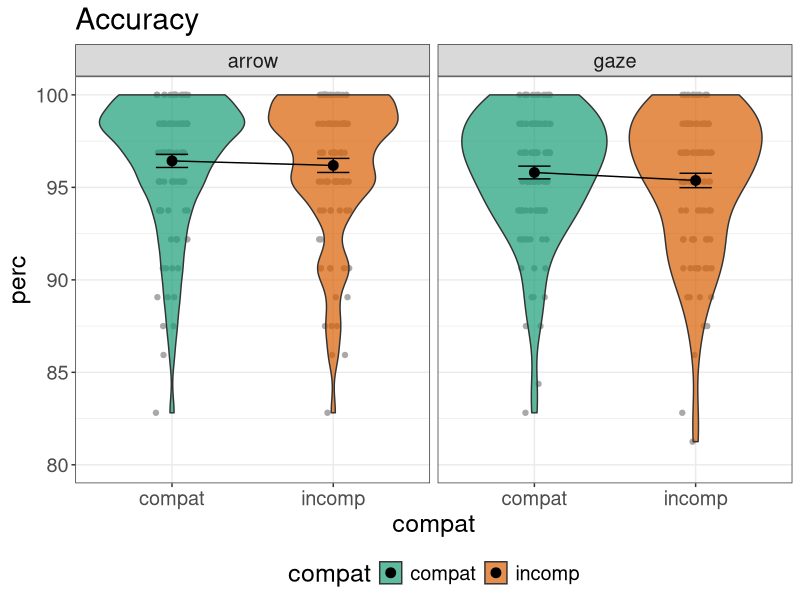
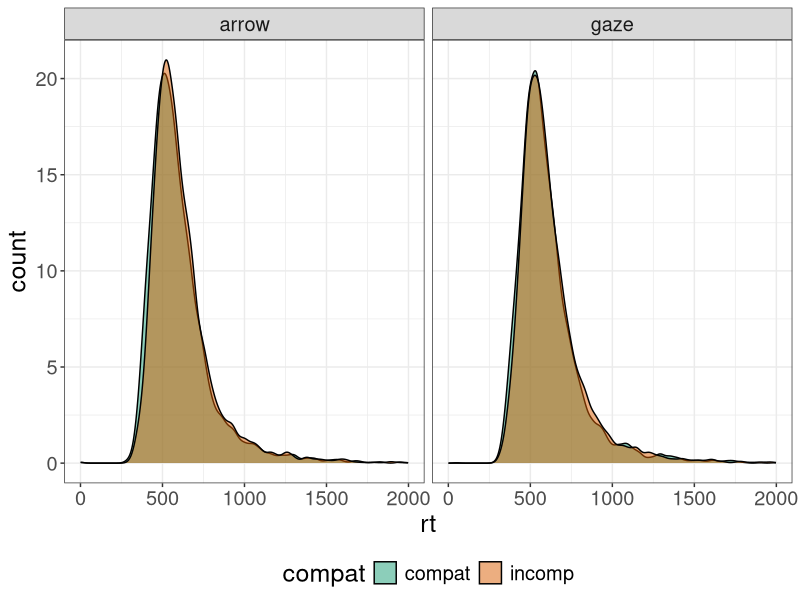
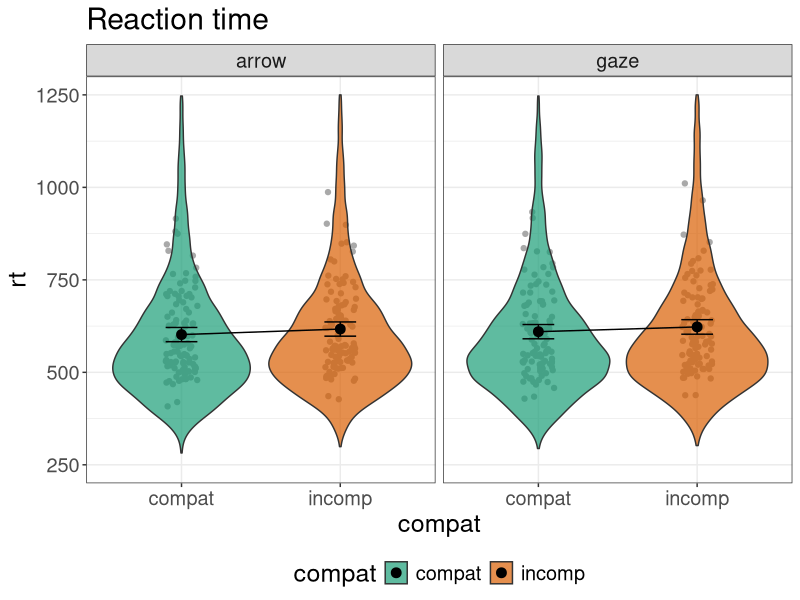
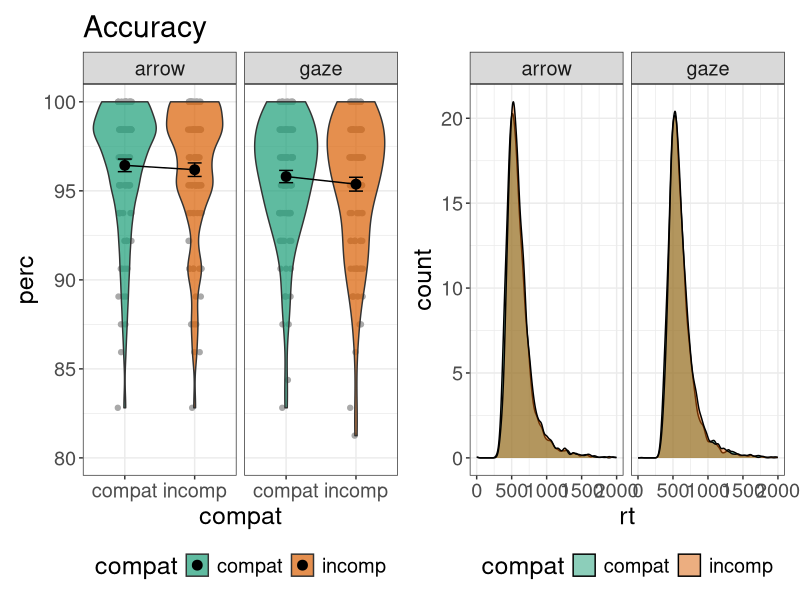
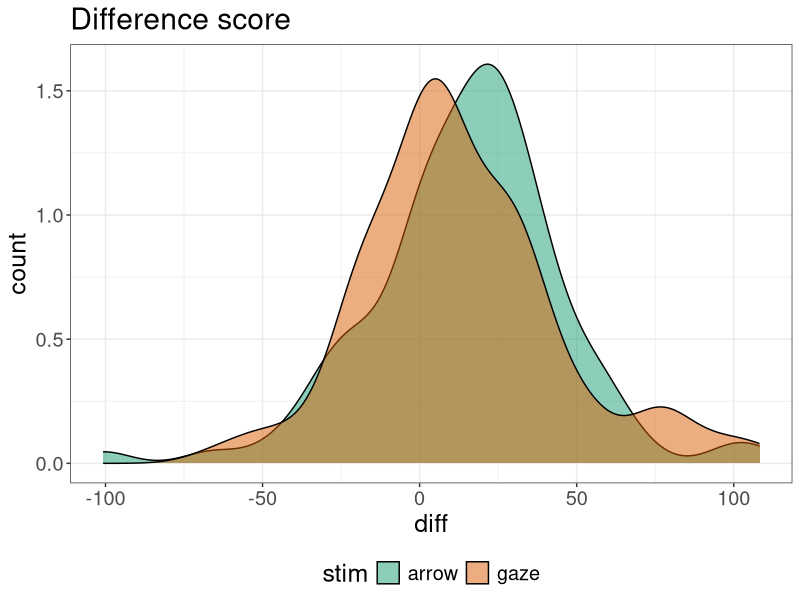
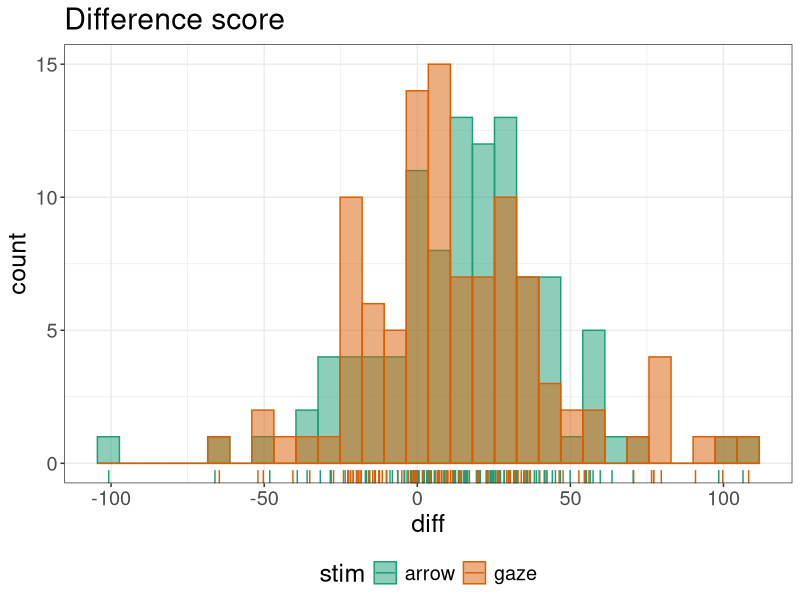
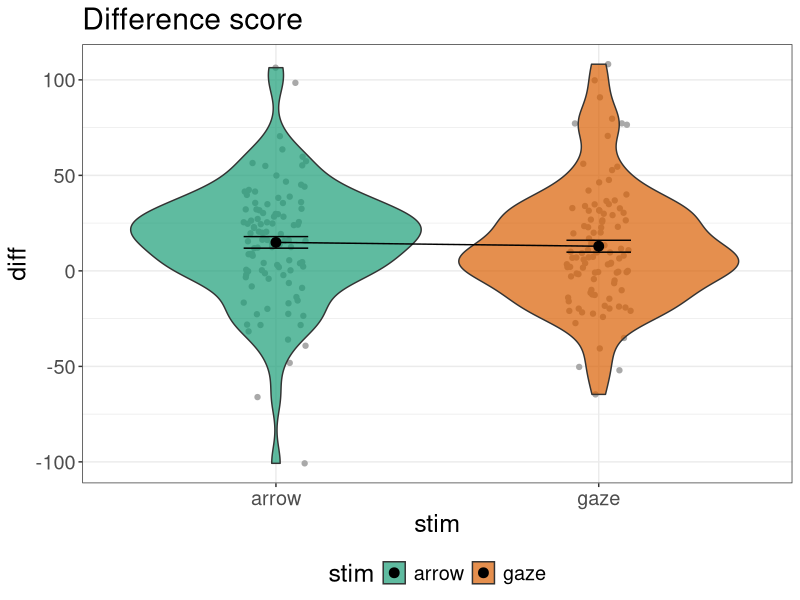
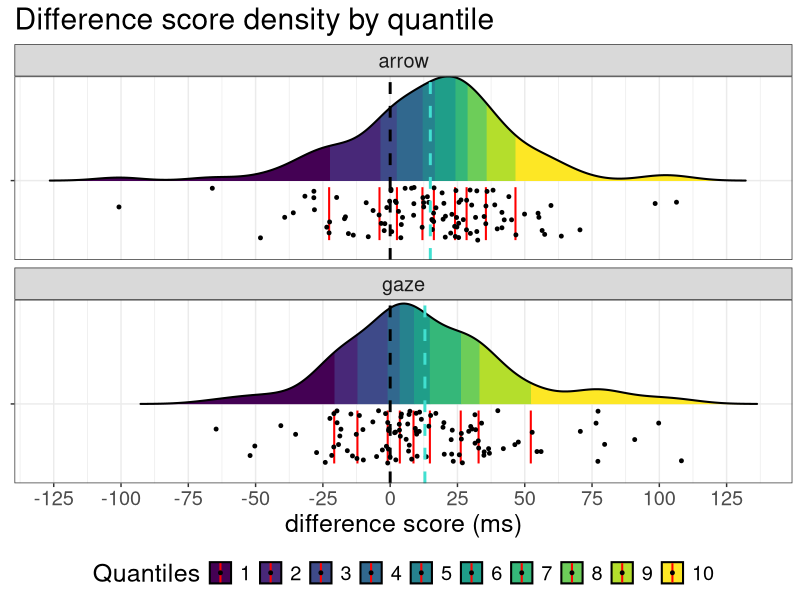

Here is the R script that generated these plots, in order:
## ---- chunk 1
knitr::opts_chunk$set(echo = TRUE)
## ---- chunk 2
pkg <- c("tidyverse", "RColorBrewer", "patchwork", "ggridges")

lapply(pkg, library, character.only = TRUE)
## ---- chunk 3
theme_set(
  theme_bw() +
    theme(text = element_text(size = 18), 
          title = element_text(size = 18),
          legend.position = "bottom")
)

## Set the amount of dodge in figures
pd <- position_dodge(0.7)
pd2 <- position_dodge(1)
## ---- chunk 4
raw <- read_csv("exp1/data/data.csv")
head(raw)
tail(raw)
glimpse(raw)
## ---- chunk 5
data <- raw %>%
  mutate(pid = (str_remove(pid, "[pP]")),
         pid = as.numeric(pid),
         pid = if_else(is.na(pid), 2, pid)) # this is a bit hacky
head(data)

check.pid <- data %>% 
  distinct(pid)
check.pid
## ---- chunk 6
# check
check.stim <- data %>%
  distinct(stim)
check.stim

## simplify stim coding by turning all gaze ids to be the same
data <- data %>%
  mutate(stim = if_else(str_detect(stim, "stim"), "gaze", stim)) 
head(data)
str(data)
## ---- chunk 7
data <- data %>%
  select(-gaze, -target, -isi) %>% 
  mutate(stim = factor(stim,
                       levels = c("arrow", "gaze")),
         compat = factor(compat, 
                         levels = c("compat", "incomp")),
         rt = as.numeric(rt*1000),
         acc = as.numeric(acc))
head(data)
str(data)
## ---- chunk 8
acc_pid <- data %>% 
  group_by(pid, stim, compat) %>% 
  summarise(n = n(), 
            sum = sum(acc), 
            perc = sum/n*100)
acc_pid
## ---- chunk 9
acc_group <- acc_pid %>% 
  group_by(stim, compat) %>% 
  summarise(n = length(unique(pid)),
            mean_sum = mean(sum), 
            mean_perc = mean(perc),
            sd = sd(perc),
            sem = sd/sqrt(n)) %>% 
  rename(sum = mean_sum, perc = mean_perc)
acc_group
## ---- chunk 10
p3.1 <- ggplot(acc_pid, 
               aes(x = compat, y = perc, fill = compat)) +
  geom_jitter(position=position_jitterdodge(dodge.width =1), 
               alpha = 1, colour = "darkgrey") +
  geom_violin(alpha = 0.7, position=pd2) +
  geom_point(data = acc_group, size = 3) +
  geom_errorbar(data = acc_group,
                aes(y = perc, ymin = perc-sem, ymax = perc+sem),
                width=.2, position=pd2) +
  scale_fill_brewer(palette = "Dark2") +
  geom_line(data = acc_group, aes(y = perc, group=1)) +
  facet_wrap(~stim) +
  ylim(80, 100) +
  labs(title = "Accuracy")
p3.1   

ggsave("exp1/figures/acc_violin.png",
       width = 6, height = 8)
## ---- chunk 11
fdata <- data %>% 
  filter(acc == 1)
head(fdata)
## ---- chunk 12
rt_pid <- fdata %>% 
  group_by(pid, stim, compat) %>% 
  summarise(n = n(), 
            mean = mean(rt), 
            sd = sd(rt),
            sem = sd/sqrt(n))
rt_pid
## ---- chunk 13
rt_group <- fdata %>% 
  group_by(stim, compat) %>% 
  summarise(n = n(), 
            mean = mean(rt), 
            sd = sd(rt),
            sem = sd/sqrt(length(unique(pid))))
rt_group
## ---- chunk 14
p3.2 <- ggplot(fdata, 
               aes(x = rt, y=after_stat(count),
                   fill = compat)) +
  geom_density(alpha = 0.5) +
  scale_fill_brewer(palette = "Dark2") +
  facet_grid(~stim)
p3.2  
## ---- chunk 15
p3.3 <- ggplot(fdata, 
               aes(x = compat, y = rt, fill = compat)) +
  geom_jitter(data = rt_pid, aes(y = mean), 
              position=position_jitterdodge(dodge.width =1), 
               alpha = 1, colour = "darkgrey") +
  geom_violin(alpha = 0.7, position=pd2) +
  geom_point(data = rt_group, aes(y = mean), size = 3) +
  geom_errorbar(data = rt_group,
                aes(y = mean, ymin = mean-sem, ymax = mean +sem),
                width=.2, position=pd2) +
  geom_line(data = rt_group, aes(y = mean, group=1)) +
  scale_fill_brewer(palette = "Dark2") +
  facet_grid(~stim) +
  ylim(250, 1250) +
  labs(title = "Reaction time")
p3.3  

ggsave("exp1/figures/rt_violin.png",
       width = 6, height = 8)
## ---- chunk 16
p3.3 <- p3.1 | p3.2
p3.3
## ---- chunk 17
diffs <- rt_pid %>%
  group_by(pid, stim) %>% 
  pivot_wider(id_cols = -c(n, sd, sem),
              names_from = "compat",
              values_from = "mean") %>%
  summarise(diff = incomp - compat) 
diffs
## ---- chunk 18
diffs_group <- diffs %>%
  group_by(stim) %>% 
  summarise(n = n(), 
            mean = mean(diff), 
            sd = sd(diff),
            sem = sd/sqrt(n))
diffs_group
## ---- chunk 19
p4.1 <- ggplot(diffs, 
               aes(x = diff, y=after_stat(count),
                   fill = stim)) +
  geom_density(alpha = 0.5) +
  scale_fill_brewer(palette = "Dark2") +
  labs(title = "Difference score") 
p4.1  

# ggsave("figures/diff_dens.png")
## ---- chunk 20
p4.2 <- ggplot(diffs, 
               aes(x = diff, fill = stim, colour = stim)) +
  geom_histogram(alpha = 0.5, position = "identity") +
  geom_rug() +
  scale_fill_brewer(palette = "Dark2") +
  scale_colour_brewer(palette = "Dark2") +
  labs(title = "Difference score") 
p4.2

# ggsave("figures/diff_hist.png")
## ---- chunk 21
p4.3 <- ggplot(diffs, 
               aes(x = stim, y = diff, fill = stim)) +
  geom_jitter(position=position_jitterdodge(dodge.width =1), 
              alpha = 1, colour = "darkgrey") +
  geom_violin(alpha = 0.7, position=pd2) +
  geom_point(data = diffs_group, aes(y = mean), size=3) +
  geom_errorbar(data = diffs_group,
                aes(y = mean, ymin = mean-sem, ymax = mean+sem), 
                width=.2, position=pd2) +
  scale_fill_brewer(palette = "Dark2") +
  geom_line(data = diffs_group, aes(y = mean, group=1)) +
  labs(title = "Difference score") 
p4.3  

ggsave("exp1/figures/diff_violin.png",
       width = 6, height = 8)
## ---- chunk 22
p4.4 <- ggplot(diffs, aes(x = diff, y = "", fill = after_stat(quantile))) +
  stat_density_ridges(
    geom = "density_ridges_gradient", calc_ecdf = TRUE,
    quantiles = 10, quantile_lines = TRUE, 
    jittered_points = TRUE, scale = 50,
    linewidth = 0.7, vline_color = "red",
    point_size = 1, point_alpha = 1, 
    position = position_raincloud(adjust_vlines = TRUE)
  ) +
  scale_fill_viridis_d(name = "Quantiles") +
  geom_vline(xintercept = 0, colour = "black", linetype = "dashed",
             linewidth = 1) +
  geom_vline(data = diffs_group,
             aes(xintercept = mean), colour = "turquoise", linetype = "dashed",
             linewidth = 1) +
  theme(legend.position = "bottom") +
  guides(fill = guide_legend(nrow = 1)) +
  labs(title = "Difference score density by quantile",
       y = NULL,
       x = "difference score (ms)") +
  scale_x_continuous(breaks = seq(-150, 150, 25)) +
  facet_wrap(~stim, ncol = 1)
p4.4

ggsave("exp1/figures/diff_dens_q.png",
       width = 6, height = 8)
## ---- chunk 23
## all data
write_csv(fdata, "exp1/data/fdata.csv")
